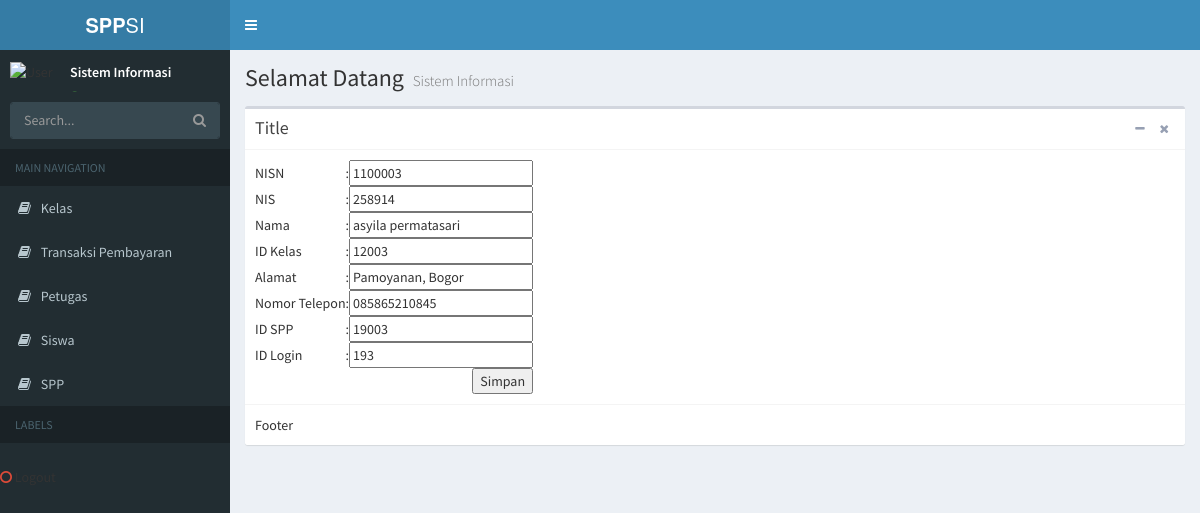
The page /index.php/Welcome/DataSiswa/1100003/view on the database its author committed.
### tables this page shows
CREATE TABLE `siswa` (
  `nisn` varchar(10) NOT NULL,
  `nis` varchar(8) NOT NULL,
  `nama` varchar(35) NOT NULL,
  `id_kelas` int(11) NOT NULL,
  `alamat` text NOT NULL,
  `no_telp` varchar(13) NOT NULL,
  `id_spp` int(11) NOT NULL,
  `id_login` int(11) NOT NULL,
  `image` varchar(255) NOT NULL DEFAULT 'default.jpg'
);

### application/controllers/Welcome.php (called while the page is built, shortened)
<?php
class Welcome extends CI_Controller {
	function __construct(){
	$this->load->model('MSudi');
	}
public function DataSiswa()
	{
		if($this->uri->segment(4)=='view')
		{
			$nisn=$this->uri->segment(3);
			$tampil=$this->MSudi->GetDataWhere('siswa','nisn',$nisn)->row();
			$data['detail']['nisn']= $tampil->nisn;
            		$data['detail']['nis']= $tampil->nis;
            		$data['detail']['nama']= $tampil->nama;
            		$data['detail']['id_kelas']= $tampil->id_kelas;
            		$data['detail']['alamat']= $tampil->alamat;
            		$data['detail']['no_telp']= $tampil->no_telp;
            		$data['detail']['id_spp']= $tampil->id_spp;
            		$data['detail']['id_login']= $tampil->id_login;
			$data['content']='VFormUpdateSiswa';
		}
		else
		{
			$data['DataSiswa']=$this->MSudi->GetData('siswa');
			$data['content']='VSiswa';
		}
		$this->load->view('VBackend',$data);
	}
}

### index.php (called while the page is built, shortened)
<?php
require_once BASEPATH.'core/CodeIgniter.php';

### application/models/MSudi.php (called while the page is built, shortened)
<?php
class MSudi extends CI_Model
{
    function GetDataWhere($tabel,$id,$nilai)
    {
        $this->db->where($id,$nilai);
        $query= $this->db->get($tabel);
        return $query;
    }
}

### application/views/VFormUpdateSiswa.php (the view)
<form action="<?php echo site_url('Welcome/UpdateDataSiswa'); ?>" method="post">
<table>
	<tr>
		<td>NISN</td>
		<td>:</td>
		<td><input type="hidden" name="nisn" value="<?php echo $detail['nisn']; ?>">
			<input type="text" name="nisn" value="<?php echo $detail['nisn']; ?>">
		</td>
	</tr>
	<tr>
		<td>NIS</td>
		<td>:</td>
		<td>
			<input type="text" name="nis" value="<?php echo $detail['nis']; ?>">
		</td>
	</tr>
	<tr>
		<td>Nama</td>
		<td>:</td>
		<td>
			<input type="text" name="nama" value="<?php echo $detail['nama']; ?>">
		</td>
	</tr>
	<tr>
		<td>ID Kelas</td>
		<td>:</td>
		<td>
			<input type="text" name="id_kelas" value="<?php echo $detail['id_kelas']; ?>">
		</td>
	</tr>
	<tr>
		<td>Alamat</td>
		<td>:</td>
		<td>
			<input type="text" name="alamat" value="<?php echo $detail['alamat']; ?>">
		</td>
	</tr>
	<tr>
		<td>Nomor Telepon</td>
		<td>:</td>
		<td>
			<input type="text" name="no_telp" value="<?php echo $detail['no_telp']; ?>">
		</td>
	</tr>
	<tr>
		<td>ID SPP</td>
		<td>:</td>
		<td>
			<input type="text" name="id_spp" value="<?php echo $detail['id_spp']; ?>">
		</td>
	</tr>
	<tr>
		<td>ID Login</td>
		<td>:</td>
		<td>
			<input type="text" name="id_login" value="<?php echo $detail['id_login']; ?>">
		</td>
	</tr>
	<tr>
		<td colspan="3" align="right">
			<input type="submit" name="btn_simpan" value="Simpan">
		</td>
	</tr>
</table>
</form>

### rows shown on the page
siswa: nisn "1100003", nis "258914", nama "asyila permatasari", id_kelas "12003", alamat "Pamoyanan, Bogor", no_telp "085865210845", id_spp "19003", id_login "193"
